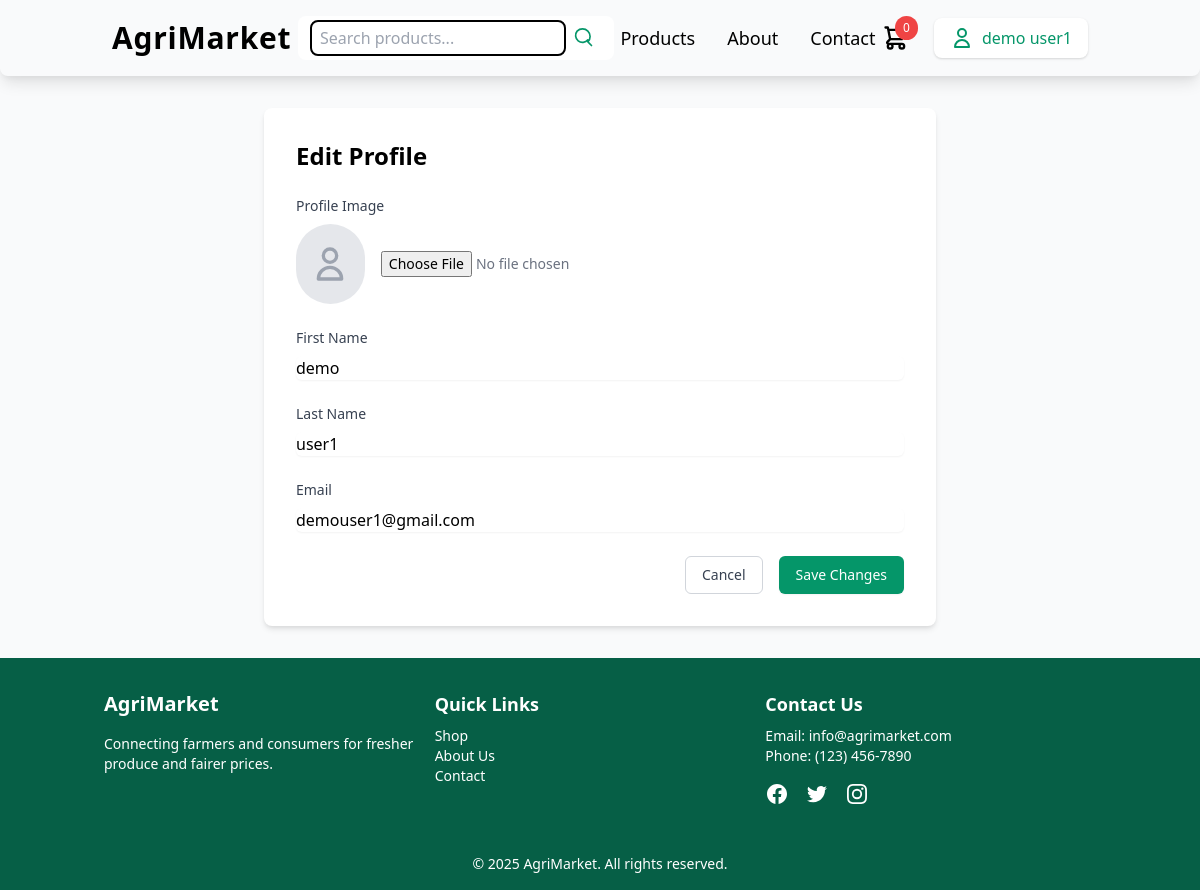
The page /profile/edit/ (signed in) on the database its author committed.
### users/models.py (models this page shows, shortened)
class CustomUser(AbstractUser):
    address = models.TextField()
    phone_number = models.CharField(max_length=15)
    profile_image = models.ImageField(upload_to='profile_pics/', blank=True, null=True)
    groups = models.ManyToManyField('auth.Group', related_name='customuser_set', blank=True)
    user_permissions = models.ManyToManyField('auth.Permission', related_name='customuser_permissions_set', blank=True)

### users/views.py (the view, shortened to what this page needs)
# urls.py: path('profile/edit/', views.edit_profile, name='edit_profile'),
@login_required
def edit_profile(request):
    return render(request, 'users/edit_profile.html')

### users/templates/users/edit_profile.html (shortened to what this page needs)
{% extends 'users/base_user.html' %}
{% load static %}
{% block user_content %}
<div class="max-w-2xl mx-auto bg-white p-8 rounded-lg shadow-md">
    <h1 class="text-2xl font-bold mb-6">Edit Profile</h1>
    <form method="POST" enctype="multipart/form-data" class="space-y-6">
        <div class="space-y-2">
            <label class="block text-sm font-medium text-gray-700">Profile Image</label>
            <div class="flex items-center space-x-4">
                {% if user.profile_image %}
                <img src="{{ user.profile_image.url }}" alt="Current profile image" class="w-20 h-20 rounded-full object-cover">
                {% else %}
                <div class="w-20 h-20 bg-gray-200 rounded-full flex items-center justify-center">
                    <svg xmlns="http://www.w3.org/2000/svg" class="h-10 w-10 text-gray-400" fill="none" viewBox="0 0 24 24" stroke="currentColor">
                        <path stroke-linecap="round" stroke-linejoin="round" stroke-width="2" d="M16 7a4 4 0 11-8 0 4 4 0 018 0zM12 14a7 7 0 00-7 7h14a7 7 0 00-7-7z" />
                    </svg>
                </div>
                {% endif %}
                <input type="file" name="profile_image" accept="image/*" class="block w-full text-sm text-gray-500 file:mr-4 file:py-2 file:px-4 file:rounded-full file:border-0 file:text-sm file:font-semibold file:bg-green-50 file:text-green-700 hover:file:bg-green-100">
            </div>
        </div>
        <div class="space-y-2">
            <label for="first_name" class="block text-sm font-medium text-gray-700">First Name</label>
            <input type="text" name="first_name" id="first_name" value="{{ user.first_name }}" class="mt-1 block w-full rounded-md border-gray-300 shadow-sm focus:border-green-500 focus:ring-green-500">
        </div>
        <div class="space-y-2">
            <label for="last_name" class="block text-sm font-medium text-gray-700">Last Name</label>
            <input type="text" name="last_name" id="last_name" value="{{ user.last_name }}" class="mt-1 block w-full rounded-md border-gray-300 shadow-sm focus:border-green-500 focus:ring-green-500">
        </div>
        <div class="space-y-2">
            <label for="email" class="block text-sm font-medium text-gray-700">Email</label>
            <input type="email" name="email" id="email" value="{{ user.email }}" class="mt-1 block w-full rounded-md border-gray-300 shadow-sm focus:border-green-500 focus:ring-green-500">
        </div>
        <div class="flex justify-end space-x-4">
            <a href="{% url 'profile' %}" class="px-4 py-2 border border-gray-300 rounded-md text-sm font-medium text-gray-700 hover:bg-gray-50 focus:outline-none focus:ring-2 focus:ring-offset-2 focus:ring-green-500">
                Cancel
            </a>
            <button type="submit" class="px-4 py-2 border border-transparent rounded-md shadow-sm text-sm font-medium text-white bg-green-600 hover:bg-green-700 focus:outline-none focus:ring-2 focus:ring-offset-2 focus:ring-green-500">
                Save Changes
            </button>
        </div>
    </form>
</div>
{% endblock %}

### homepage/templates/homepage/header.html (shortened to what this page needs)
{% load static %}
<header class="bg-color white text-green shadow-lg backdrop-blur-lg rounded-lg">
    <div class="container mx-auto px-6 py-4 flex items-center justify-between">
        <a href="{% url 'shop' %}" class="text-3xl font-bold tracking-wide flex items-center space-x-2">
            <span>AgriMarket</span>
        </a>
        <form action="{% url 'search_results' %}" method="GET" class="hidden md:flex items-center bg-white rounded-lg px-3 py-1">
            <input type="text" name="q" value="{{ query }}" placeholder="Search products..."
                class="border-2 border-black focus:border-black px-2 py-1 text-gray-700 w-64 rounded-lg">
            <button type="submit" class="text-green-600 px-2">
                <svg xmlns="http://www.w3.org/2000/svg" class="h-5 w-5" fill="none" viewBox="0 0 24 24" stroke="currentColor">
                    <path stroke-linecap="round" stroke-linejoin="round" stroke-width="2"
                        d="M21 21l-4.35-4.35m0 0A7.5 7.5 0 103.75 3.75a7.5 7.5 0 0012.9 10.4z" />
                </svg>
            </button>
        </form>
        <nav class="hidden md:flex space-x-8 text-lg font-medium">
            <a href="{% url 'shop' %}#products" onclick="handleProductsClick(event)" class="hover:text-green-200 transition duration-300">Products</a>
            <a href="{% url 'about' %}" class="hover:text-green-200 transition duration-300">About</a>
            <a href="{% url 'shop' %}#contact" onclick="handleContactClick(event)" class="hover:text-green-200 transition duration-300">Contact</a>
        </nav>
        <div class="flex items-center space-x-6">
            <a href="{% url 'cart' %}" class="relative hover:text-green-200 transition duration-300">
                <span class="absolute -top-2 -right-2 bg-red-500 text-white text-xs rounded-full px-2 py-1">{{ cart_items|length }}</span>
            </a>
            {% if user.is_authenticated %}
            <div class="relative">
                <button id="profile-btn" class="flex items-center space-x-2 bg-white text-green-600 px-4 py-2 rounded-lg shadow hover:bg-green-50 transition duration-300">
                    {% if user.profile_image %}
                        <img src="{{ user.profile_image.url }}" alt="{{ user.username }}" class="w-8 h-8 rounded-full object-cover">
                    {% else %}
                        <svg xmlns="http://www.w3.org/2000/svg" class="h-6 w-6" fill="none" viewBox="0 0 24 24" stroke="currentColor">
                            <path stroke-linecap="round" stroke-linejoin="round" stroke-width="2" d="M16 7a4 4 0 11-8 0 4 4 0 018 0zM12 14a7 7 0 00-7 7h14a7 7 0 00-7-7z" />
                        </svg>
                    {% endif %}
                    <span>{{ user.get_full_name|default:user.username }}</span>
                </button>
            </div>
            {% else %}
            <a href="{% url 'login' %}" class="bg-white text-green-600 px-4 py-2 rounded-lg shadow hover:bg-green-50 transition duration-300">
                Login
            </a>
            {% endif %}
        </div>
    </div>
</header>

### rows shown on the page
CustomUser: get_full_name "demo user1", first_name "demo", last_name "user1", email "demouser1@gmail.com"

### other values the page prints
{{ cart_items|length }} "0"
